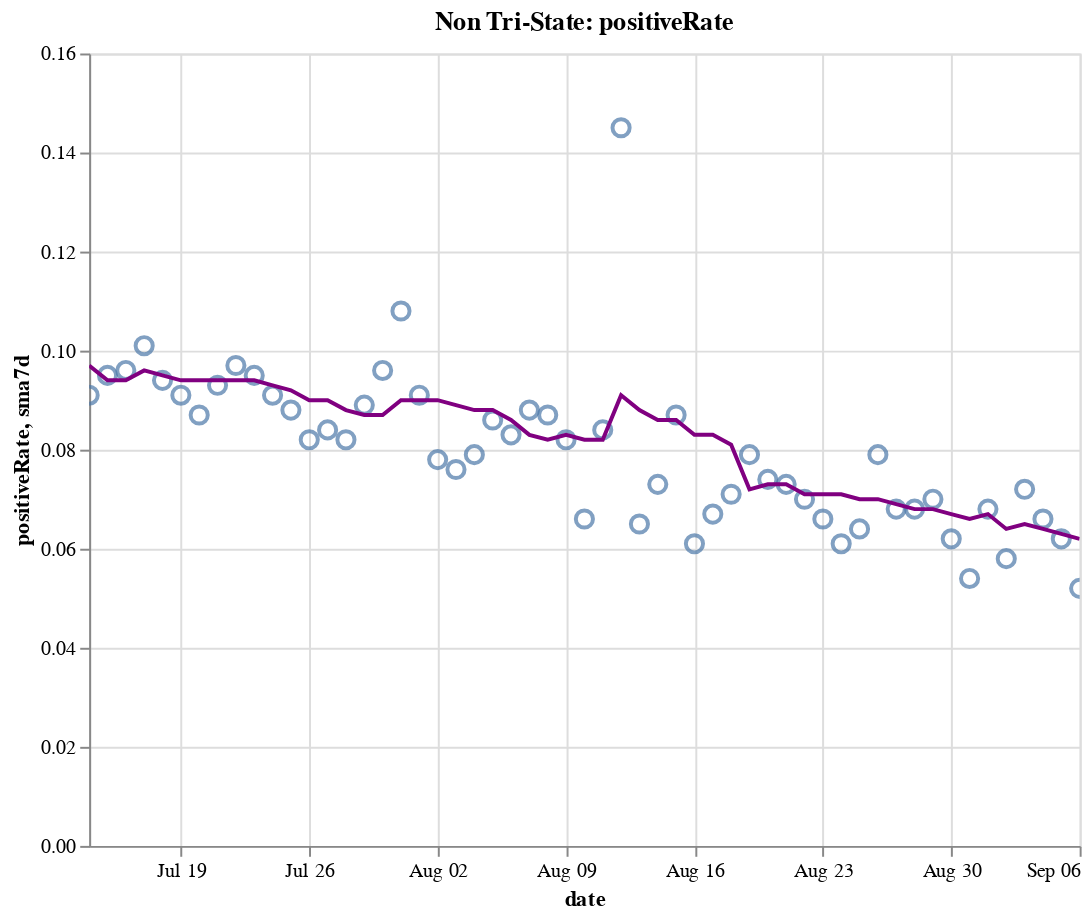

Source (notebook cell):
### Code cell
create_plot(non_tristate, 'positiveRate')

### Figure 1 — Vega-Lite specification as saved in the notebook (floating-point values rounded to 4 significant figures)
{"config": {"view": {"continuousWidth": 400, "continuousHeight": 300}}, "layer": [{"layer": [{"mark": {"type": "point", "size": 75}, "encoding": {"tooltip": [{"type": "temporal", "field": "date"}, {"type": "quantitative", "field": "positiveRate"}, {"type": "quantitative", "field": "sma7d"}], "x": {"type": "temporal", "field": "date"}, "y": {"type": "quantitative", "field": "positiveRate"}}, "selection": {"selector016": {"type": "interval", "bind": "scales", "encodings": ["x", "y"]}}}, {"mark": {"type": "line", "color": "purple"}, "encoding": {"x": {"type": "temporal", "field": "date"}, "y": {"type": "quantitative", "field": "sma7d"}}}]}, {"mark": {"type": "rule", "color": "#aaa"}, "encoding": {"x": {"type": "temporal", "field": "date"}}, "transform": [{"filter": {"selection": "selector015"}}]}, {"mark": "circle", "encoding": {"opacity": {"condition": {"value": 1, "selection": "selector015"}, "value": 0}, "tooltip": [{"type": "temporal", "field": "date"}, {"type": "quantitative", "field": "positiveRate"}, {"type": "quantitative", "field": "sma7d"}], "x": {"type": "temporal", "field": "date"}, "y": {"type": "quantitative", "field": "positiveRate"}}, "selection": {"selector015": {"type": "single", "encodings": ["x"], "on": "mouseover", "nearest": true, "empty": "none"}}}, {"mark": {"type": "text", "align": "left", "dx": 5, "dy": -5, "stroke": "white", "strokeWidth": 2}, "encoding": {"text": {"type": "quantitative", "field": "positiveRate"}, "tooltip": [{"type": "temporal", "field": "date"}, {"type": "quantitative", "field": "positiveRate"}, {"type": "quantitative", "field": "sma7d"}], "x": {"type": "temporal", "field": "date"}, "y": {"type": "quantitative", "field": "positiveRate"}}, "transform": [{"filter": {"selection": "selector015"}}]}, {"mark": {"type": "text", "align": "left", "dx": 5, "dy": -5}, "encoding": {"text": {"type": "quantitative", "field": "positiveRate"}, "tooltip": [{"type": "temporal", "field": "date"}, {"type": "quantitative", "field": "positiveRate"}, {"type": "quantitative", "field": "sma7d"}], "x": {"type": "temporal", "field": "date"}, "y": {"type": "quantitative", "field": "positiveRate"}}, "transform": [{"filter": {"selection": "selector015"}}]}], "data": {"name": "data-02f8a5f1fc3b7f816c56710307c2e54e"}, "height": 400, "title": "Non Tri-State: positiveRate", "width": 500, "$schema": "https://vega.github.io/schema/vega-lite/v4.8.1.json", "datasets": {"data-02f8a5f1fc3b7f816c56710307c2e54e": [{"date": "2020-07-14T00:00:00", "totalTestResultsIncrease": 677000.0, "positiveIncrease": 61400.0, "death": 83790.0, "deathIncrease": 708.0, "positiveRate": 0.091, "state": "Non Tri-State", "sma7d": 0.097}, {"date": "2020-07-15T00:00:00", "totalTestResultsIncrease": 677000.0, "positiveIncrease": 64500.0, "death": 84610.0, "deathIncrease": 816.0, "positiveRate": 0.095, "state": "Non Tri-State", "sma7d": 0.094}, {"date": "2020-07-16T00:00:00", "totalTestResultsIncrease": 727800.0, "positiveIncrease": 69930.0, "death": 85500.0, "deathIncrease": 896.0, "positiveRate": 0.096, "state": "Non Tri-State", "sma7d": 0.094}, {"date": "2020-07-17T00:00:00", "totalTestResultsIncrease": 752000.0, "positiveIncrease": 75880.0, "death": 86420.0, "deathIncrease": 915.0, "positiveRate": 0.101, "state": "Non Tri-State", "sma7d": 0.096}, {"date": "2020-07-18T00:00:00", "totalTestResultsIncrease": 681400.0, "positiveIncrease": 63930.0, "death": 87260.0, "deathIncrease": 846.0, "positiveRate": 0.094, "state": "Non Tri-State", "sma7d": 0.095}, {"date": "2020-07-19T00:00:00", "totalTestResultsIncrease": 703600.0, "positiveIncrease": 63790.0, "death": 87770.0, "deathIncrease": 506.0, "positiveRate": 0.091, "state": "Non Tri-State", "sma7d": 0.094}, {"date": "2020-07-20T00:00:00", "totalTestResultsIncrease": 645700.0, "positiveIncrease": 56180.0, "death": 88110.0, "deathIncrease": 335.0, "positiveRate": 0.087, "state": "Non Tri-State", "sma7d": 0.094}, {"date": "2020-07-21T00:00:00", "totalTestResultsIncrease": 673600.0, "positiveIncrease": 62740.0, "death": 89120.0, "deathIncrease": 1014.0, "positiveRate": 0.093, "state": "Non Tri-State", "sma7d": 0.094}, {"date": "2020-07-22T00:00:00", "totalTestResultsIncrease": 699400.0, "positiveIncrease": 68110.0, "death": 90260.0, "deathIncrease": 1137.0, "positiveRate": 0.097, "state": "Non Tri-State", "sma7d": 0.094}, {"date": "2020-07-23T00:00:00", "totalTestResultsIncrease": 744000.0, "positiveIncrease": 70490.0, "death": 91270.0, "deathIncrease": 1015.0, "positiveRate": 0.095, "state": "Non Tri-State", "sma7d": 0.094}, {"date": "2020-07-24T00:00:00", "totalTestResultsIncrease": 803900.0, "positiveIncrease": 73480.0, "death": 92400.0, "deathIncrease": 1129.0, "positiveRate": 0.091, "state": "Non Tri-State", "sma7d": 0.093}, {"date": "2020-07-25T00:00:00", "totalTestResultsIncrease": 719000.0, "positiveIncrease": 63480.0, "death": 93400.0, "deathIncrease": 999.0, "positiveRate": 0.088, "state": "Non Tri-State", "sma7d": 0.092}, {"date": "2020-07-26T00:00:00", "totalTestResultsIncrease": 732400.0, "positiveIncrease": 59960.0, "death": 93940.0, "deathIncrease": 544.0, "positiveRate": 0.082, "state": "Non Tri-State", "sma7d": 0.09}, {"date": "2020-07-27T00:00:00", "totalTestResultsIncrease": 642900.0, "positiveIncrease": 54070.0, "death": 94970.0, "deathIncrease": 1026.0, "positiveRate": 0.084, "state": "Non Tri-State", "sma7d": 0.09}, {"date": "2020-07-28T00:00:00", "totalTestResultsIncrease": 672600.0, "positiveIncrease": 55340.0, "death": 96060.0, "deathIncrease": 1086.0, "positiveRate": 0.082, "state": "Non Tri-State", "sma7d": 0.088}, {"date": "2020-07-29T00:00:00", "totalTestResultsIncrease": 730700.0, "positiveIncrease": 65310.0, "death": 97520.0, "deathIncrease": 1466.0, "positiveRate": 0.089, "state": "Non Tri-State", "sma7d": 0.087}, {"date": "2020-07-30T00:00:00", "totalTestResultsIncrease": 711300.0, "positiveIncrease": 68310.0, "death": 98750.0, "deathIncrease": 1229.0, "positiveRate": 0.096, "state": "Non Tri-State", "sma7d": 0.087}, {"date": "2020-07-31T00:00:00", "totalTestResultsIncrease": 611000.0, "positiveIncrease": 66150.0, "death": 100000.0, "deathIncrease": 1295.0, "positiveRate": 0.108, "state": "Non Tri-State", "sma7d": 0.09}, {"date": "2020-08-01T00:00:00", "totalTestResultsIncrease": 662600.0, "positiveIncrease": 59980.0, "death": 101200.0, "deathIncrease": 1164.0, "positiveRate": 0.091, "state": "Non Tri-State", "sma7d": 0.09}, {"date": "2020-08-02T00:00:00", "totalTestResultsIncrease": 591300.0, "positiveIncrease": 45900.0, "death": 101700.0, "deathIncrease": 486.0, "positiveRate": 0.078, "state": "Non Tri-State", "sma7d": 0.09}, {"date": "2020-08-03T00:00:00", "totalTestResultsIncrease": 639400.0, "positiveIncrease": 48710.0, "death": 102200.0, "deathIncrease": 502.0, "positiveRate": 0.076, "state": "Non Tri-State", "sma7d": 0.089}, {"date": "2020-08-04T00:00:00", "totalTestResultsIncrease": 638600.0, "positiveIncrease": 50720.0, "death": 103400.0, "deathIncrease": 1241.0, "positiveRate": 0.079, "state": "Non Tri-State", "sma7d": 0.088}, {"date": "2020-08-05T00:00:00", "totalTestResultsIncrease": 593000.0, "positiveIncrease": 51220.0, "death": 104800.0, "deathIncrease": 1335.0, "positiveRate": 0.086, "state": "Non Tri-State", "sma7d": 0.088}, {"date": "2020-08-06T00:00:00", "totalTestResultsIncrease": 642000.0, "positiveIncrease": 53090.0, "death": 106000.0, "deathIncrease": 1238.0, "positiveRate": 0.083, "state": "Non Tri-State", "sma7d": 0.086}, {"date": "2020-08-07T00:00:00", "totalTestResultsIncrease": 685100.0, "positiveIncrease": 60200.0, "death": 107300.0, "deathIncrease": 1313.0, "positiveRate": 0.088, "state": "Non Tri-State", "sma7d": 0.083}, {"date": "2020-08-08T00:00:00", "totalTestResultsIncrease": 608500.0, "positiveIncrease": 52640.0, "death": 108400.0, "deathIncrease": 1075.0, "positiveRate": 0.087, "state": "Non Tri-State", "sma7d": 0.082}, {"date": "2020-08-09T00:00:00", "totalTestResultsIncrease": 609200.0, "positiveIncrease": 49760.0, "death": 109000.0, "deathIncrease": 604.0, "positiveRate": 0.082, "state": "Non Tri-State", "sma7d": 0.083}, {"date": "2020-08-10T00:00:00", "totalTestResultsIncrease": 626400.0, "positiveIncrease": 41110.0, "death": 109400.0, "deathIncrease": 417.0, "positiveRate": 0.066, "state": "Non Tri-State", "sma7d": 0.082}, {"date": "2020-08-11T00:00:00", "totalTestResultsIncrease": 648300.0, "positiveIncrease": 54470.0, "death": 110700.0, "deathIncrease": 1307.0, "positiveRate": 0.084, "state": "Non Tri-State", "sma7d": 0.082}, {"date": "2020-08-12T00:00:00", "totalTestResultsIncrease": 378700.0, "positiveIncrease": 54950.0, "death": 112200.0, "deathIncrease": 1495.0, "positiveRate": 0.145, "state": "Non Tri-State", "sma7d": 0.091}, {"date": "2020-08-13T00:00:00", "totalTestResultsIncrease": 776600.0, "positiveIncrease": 50290.0, "death": 113400.0, "deathIncrease": 1145.0, "positiveRate": 0.065, "state": "Non Tri-State", "sma7d": 0.088}, {"date": "2020-08-14T00:00:00", "totalTestResultsIncrease": 740400.0, "positiveIncrease": 54220.0, "death": 114600.0, "deathIncrease": 1199.0, "positiveRate": 0.073, "state": "Non Tri-State", "sma7d": 0.086}, {"date": "2020-08-15T00:00:00", "totalTestResultsIncrease": 636500.0, "positiveIncrease": 55140.0, "death": 115800.0, "deathIncrease": 1200.0, "positiveRate": 0.087, "state": "Non Tri-State", "sma7d": 0.086}, {"date": "2020-08-16T00:00:00", "totalTestResultsIncrease": 683900.0, "positiveIncrease": 41870.0, "death": 116400.0, "deathIncrease": 611.0, "positiveRate": 0.061, "state": "Non Tri-State", "sma7d": 0.083}, {"date": "2020-08-17T00:00:00", "totalTestResultsIncrease": 548000.0, "positiveIncrease": 36790.0, "death": 116800.0, "deathIncrease": 394.0, "positiveRate": 0.067, "state": "Non Tri-State", "sma7d": 0.083}, {"date": "2020-08-18T00:00:00", "totalTestResultsIncrease": 564300.0, "positiveIncrease": 39820.0, "death": 118000.0, "deathIncrease": 1178.0, "positiveRate": 0.071, "state": "Non Tri-State", "sma7d": 0.081}, {"date": "2020-08-19T00:00:00", "totalTestResultsIncrease": 558900.0, "positiveIncrease": 43930.0, "death": 119400.0, "deathIncrease": 1402.0, "positiveRate": 0.079, "state": "Non Tri-State", "sma7d": 0.072}, {"date": "2020-08-20T00:00:00", "totalTestResultsIncrease": 582400.0, "positiveIncrease": 42940.0, "death": 120500.0, "deathIncrease": 1122.0, "positiveRate": 0.074, "state": "Non Tri-State", "sma7d": 0.073}, {"date": "2020-08-21T00:00:00", "totalTestResultsIncrease": 622200.0, "positiveIncrease": 45480.0, "death": 121600.0, "deathIncrease": 1109.0, "positiveRate": 0.073, "state": "Non Tri-State", "sma7d": 0.073}, {"date": "2020-08-22T00:00:00", "totalTestResultsIncrease": 645900.0, "positiveIncrease": 45170.0, "death": 122600.0, "deathIncrease": 1023.0, "positiveRate": 0.07, "state": "Non Tri-State", "sma7d": 0.071}, {"date": "2020-08-23T00:00:00", "totalTestResultsIncrease": 555200.0, "positiveIncrease": 36740.0, "death": 123200.0, "deathIncrease": 563.0, "positiveRate": 0.066, "state": "Non Tri-State", "sma7d": 0.071}, {"date": "2020-08-24T00:00:00", "totalTestResultsIncrease": 547000.0, "positiveIncrease": 33520.0, "death": 123500.0, "deathIncrease": 333.0, "positiveRate": 0.061, "state": "Non Tri-State", "sma7d": 0.071}, {"date": "2020-08-25T00:00:00", "totalTestResultsIncrease": 552300.0, "positiveIncrease": 35410.0, "death": 124600.0, "deathIncrease": 1138.0, "positiveRate": 0.064, "state": "Non Tri-State", "sma7d": 0.07}, {"date": "2020-08-26T00:00:00", "totalTestResultsIncrease": 545500.0, "positiveIncrease": 43030.0, "death": 125900.0, "deathIncrease": 1280.0, "positiveRate": 0.079, "state": "Non Tri-State", "sma7d": 0.07}, {"date": "2020-08-27T00:00:00", "totalTestResultsIncrease": 625700.0, "positiveIncrease": 42760.0, "death": 127000.0, "deathIncrease": 1116.0, "positiveRate": 0.068, "state": "Non Tri-State", "sma7d": 0.069}, {"date": "2020-08-28T00:00:00", "totalTestResultsIncrease": 671000.0, "positiveIncrease": 45410.0, "death": 128000.0, "deathIncrease": 1011.0, "positiveRate": 0.068, "state": "Non Tri-State", "sma7d": 0.068}, {"date": "2020-08-29T00:00:00", "totalTestResultsIncrease": 623200.0, "positiveIncrease": 43520.0, "death": 129100.0, "deathIncrease": 1005.0, "positiveRate": 0.07, "state": "Non Tri-State", "sma7d": 0.068}, {"date": "2020-08-30T00:00:00", "totalTestResultsIncrease": 617900.0, "positiveIncrease": 38510.0, "death": 129500.0, "deathIncrease": 463.0, "positiveRate": 0.062, "state": "Non Tri-State", "sma7d": 0.067}, {"date": "2020-08-31T00:00:00", "totalTestResultsIncrease": 552200.0, "positiveIncrease": 30020.0, "death": 129900.0, "deathIncrease": 357.0, "positiveRate": 0.054, "state": "Non Tri-State", "sma7d": 0.066}, {"date": "2020-09-01T00:00:00", "totalTestResultsIncrease": 606900.0, "positiveIncrease": 41210.0, "death": 130900.0, "deathIncrease": 1018.0, "positiveRate": 0.068, "state": "Non Tri-State", "sma7d": 0.067}, {"date": "2020-09-02T00:00:00", "totalTestResultsIncrease": 506300.0, "positiveIncrease": 29490.0, "death": 131900.0, "deathIncrease": 1015.0, "positiveRate": 0.058, "state": "Non Tri-State", "sma7d": 0.064}, {"date": "2020-09-03T00:00:00", "totalTestResultsIncrease": 603600.0, "positiveIncrease": 43350.0, "death": 133000.0, "deathIncrease": 1055.0, "positiveRate": 0.072, "state": "Non Tri-State", "sma7d": 0.065}, {"date": "2020-09-04T00:00:00", "totalTestResultsIncrease": 764600.0, "positiveIncrease": 50120.0, "death": 133900.0, "deathIncrease": 986.0, "positiveRate": 0.066, "state": "Non Tri-State", "sma7d": 0.064}, {"date": "2020-09-05T00:00:00", "totalTestResultsIncrease": 706200.0, "positiveIncrease": 43540.0, "death": 134900.0, "deathIncrease": 906.0, "positiveRate": 0.062, "state": "Non Tri-State", "sma7d": 0.063}, {"date": "2020-09-06T00:00:00", "totalTestResultsIncrease": 615100.0, "positiveIncrease": 32040.0, "death": 135300.0, "deathIncrease": 436.0, "positiveRate": 0.052, "state": "Non Tri-State", "sma7d": 0.062}]}}
